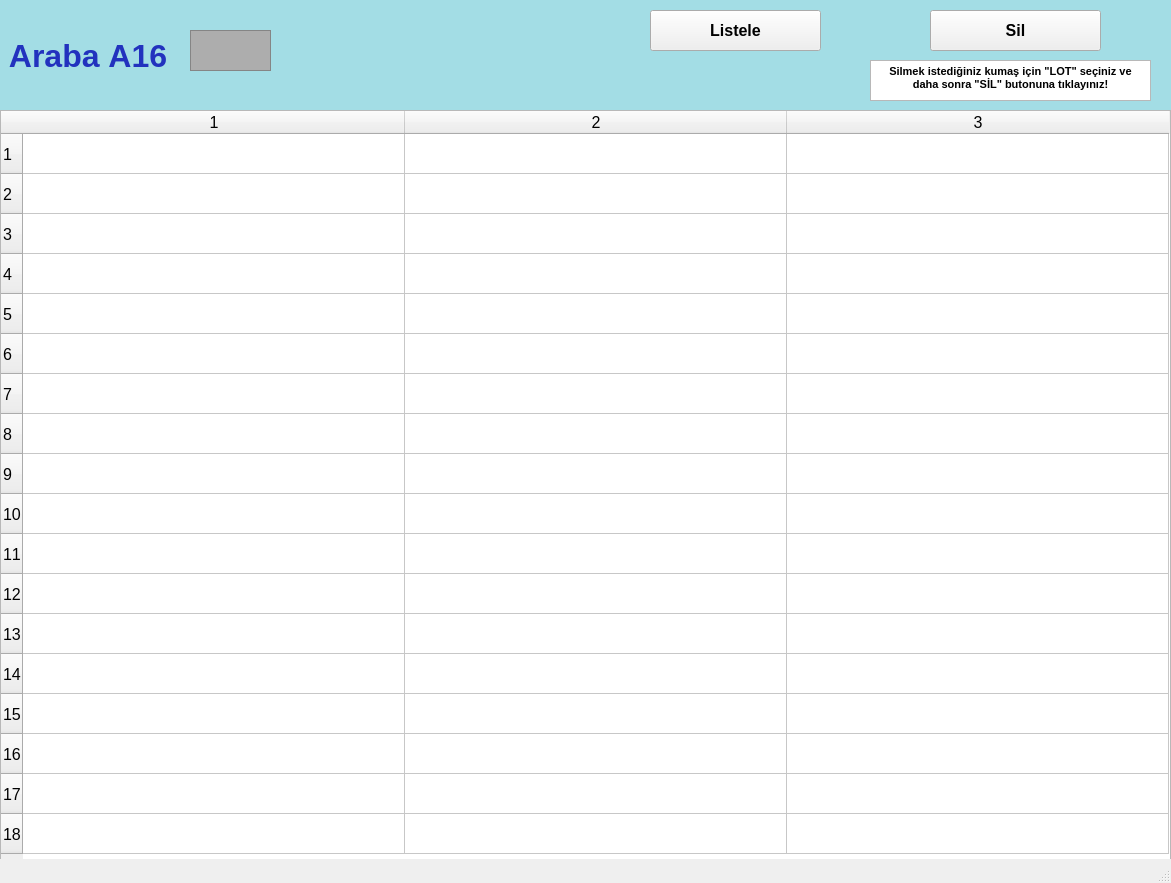
<?xml version="1.0" encoding="UTF-8"?>
<ui version="4.0">
 <class>arabalarA16_ekran</class>
 <widget class="QMainWindow" name="arabalarA16_ekran">
  <property name="geometry">
   <rect>
    <x>0</x>
    <y>0</y>
    <width>1171</width>
    <height>883</height>
   </rect>
  </property>
  <property name="font">
   <font>
    <pointsize>12</pointsize>
    <weight>50</weight>
    <bold>false</bold>
    <kerning>false</kerning>
   </font>
  </property>
  <property name="windowTitle">
   <string/>
  </property>
  <widget class="QWidget" name="centralwidget">
   <widget class="QLabel" name="arabaA1yazi_lbl">
    <property name="geometry">
     <rect>
      <x>0</x>
      <y>0</y>
      <width>1171</width>
      <height>111</height>
     </rect>
    </property>
    <property name="font">
     <font>
      <pointsize>24</pointsize>
      <weight>75</weight>
      <bold>true</bold>
     </font>
    </property>
    <property name="styleSheet">
     <string notr="true">background-color: rgb(163, 221, 229);
color: rgb(34, 50, 190);</string>
    </property>
    <property name="text">
     <string> Araba A16</string>
    </property>
   </widget>
   <widget class="QFrame" name="arabaA1_img">
    <property name="geometry">
     <rect>
      <x>190</x>
      <y>30</y>
      <width>81</width>
      <height>41</height>
     </rect>
    </property>
    <property name="styleSheet">
     <string notr="true">background-color: rgb(173, 173, 173);</string>
    </property>
    <property name="frameShape">
     <enum>QFrame::StyledPanel</enum>
    </property>
    <property name="frameShadow">
     <enum>QFrame::Raised</enum>
    </property>
   </widget>
   <widget class="QPushButton" name="listele16_btn">
    <property name="geometry">
     <rect>
      <x>650</x>
      <y>10</y>
      <width>171</width>
      <height>41</height>
     </rect>
    </property>
    <property name="font">
     <font>
      <pointsize>12</pointsize>
      <weight>75</weight>
      <bold>true</bold>
     </font>
    </property>
    <property name="text">
     <string>Listele</string>
    </property>
   </widget>
   <widget class="QTableWidget" name="A16_tw">
    <property name="geometry">
     <rect>
      <x>0</x>
      <y>110</y>
      <width>1171</width>
      <height>751</height>
     </rect>
    </property>
    <property name="baseSize">
     <size>
      <width>0</width>
      <height>0</height>
     </size>
    </property>
    <property name="rowCount">
     <number>18</number>
    </property>
    <property name="columnCount">
     <number>3</number>
    </property>
    <attribute name="horizontalHeaderVisible">
     <bool>true</bool>
    </attribute>
    <attribute name="horizontalHeaderCascadingSectionResizes">
     <bool>false</bool>
    </attribute>
    <attribute name="horizontalHeaderDefaultSectionSize">
     <number>382</number>
    </attribute>
    <attribute name="horizontalHeaderMinimumSectionSize">
     <number>38</number>
    </attribute>
    <attribute name="verticalHeaderDefaultSectionSize">
     <number>40</number>
    </attribute>
    <attribute name="verticalHeaderMinimumSectionSize">
     <number>23</number>
    </attribute>
    <row/>
    <row/>
    <row/>
    <row/>
    <row/>
    <row/>
    <row/>
    <row/>
    <row/>
    <row/>
    <row/>
    <row/>
    <row/>
    <row/>
    <row/>
    <row/>
    <row/>
    <row/>
    <column/>
    <column/>
    <column/>
   </widget>
   <widget class="QPushButton" name="sil16_btn">
    <property name="geometry">
     <rect>
      <x>930</x>
      <y>10</y>
      <width>171</width>
      <height>41</height>
     </rect>
    </property>
    <property name="font">
     <font>
      <pointsize>12</pointsize>
      <weight>75</weight>
      <bold>true</bold>
     </font>
    </property>
    <property name="text">
     <string>Sil</string>
    </property>
   </widget>
   <widget class="QTextBrowser" name="textBrowser">
    <property name="geometry">
     <rect>
      <x>870</x>
      <y>60</y>
      <width>281</width>
      <height>41</height>
     </rect>
    </property>
    <property name="html">
     <string>&lt;!DOCTYPE HTML PUBLIC &quot;-//W3C//DTD HTML 4.0//EN&quot; &quot;http://www.w3.org/TR/REC-html40/strict.dtd&quot;&gt;
&lt;html&gt;&lt;head&gt;&lt;meta name=&quot;qrichtext&quot; content=&quot;1&quot; /&gt;&lt;style type=&quot;text/css&quot;&gt;
p, li { white-space: pre-wrap; }
&lt;/style&gt;&lt;/head&gt;&lt;body style=&quot; font-family:'MS Shell Dlg 2'; font-size:12pt; font-weight:400; font-style:normal;&quot;&gt;
&lt;p align=&quot;center&quot; style=&quot; margin-top:0px; margin-bottom:0px; margin-left:0px; margin-right:0px; -qt-block-indent:0; text-indent:0px;&quot;&gt;&lt;span style=&quot; font-size:8pt; font-weight:600;&quot;&gt;Silmek istediğiniz kumaş için &amp;quot;LOT&amp;quot; seçiniz ve daha sonra &amp;quot;SİL&amp;quot; butonuna tıklayınız!&lt;/span&gt;&lt;/p&gt;&lt;/body&gt;&lt;/html&gt;</string>
    </property>
   </widget>
  </widget>
  <widget class="QStatusBar" name="statusbar"/>
 </widget>
 <resources/>
 <connections/>
</ui>
